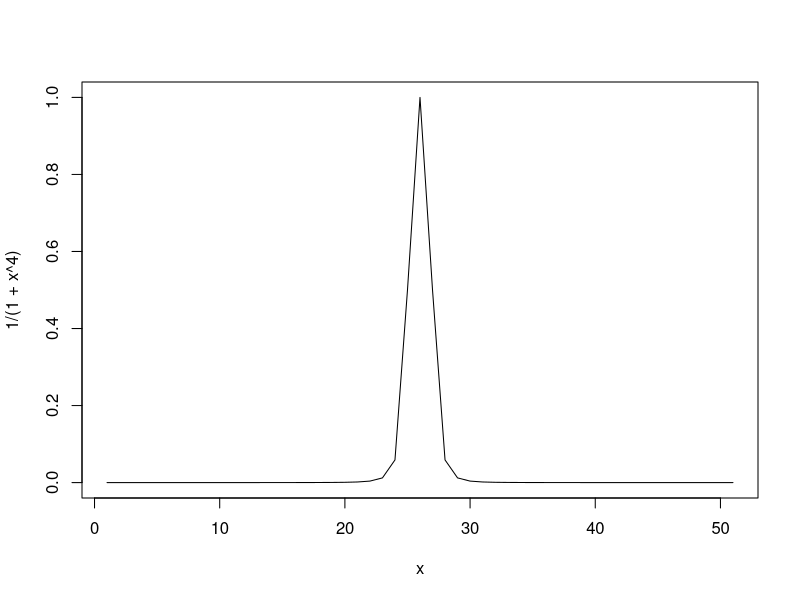

Write R code to recreate this figure.
f = function(x){1/(1 + (x*x*x*x))}

png ('function.png')

plot (f(-25:25), xlab = "x", ylab = "1/(1 + x^4)", type = "l")
dev.off()
